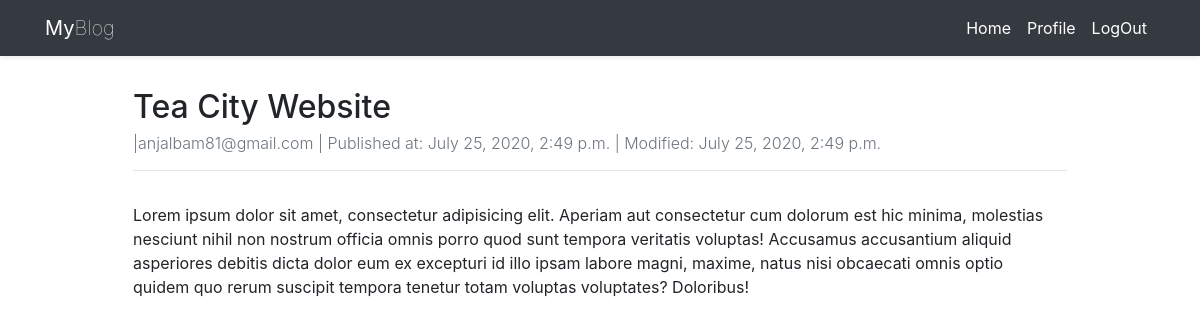
The page /tea-city-website-z7857/ (signed in) on the database its author committed.
### blog/models.py (models this page shows)
class BlogPost(models.Model):
    published_at = models.DateTimeField(auto_now_add=True)
    modified_at = models.DateTimeField(auto_now=True)
    title = models.CharField(max_length=200)
    slug = models.SlugField()
    description = models.TextField()
    author = models.ForeignKey(USER, on_delete=models.CASCADE)

### user/models.py (models this page shows)
class CustomUser(AbstractUser):
    email = models.EmailField(unique=True)
    groups = models.ManyToManyField(
            Group,
            verbose_name=_('groups'),
            blank=True,
            help_text=_(
                    'The groups this user belongs to. A user will get all permissions '
                    'granted to each of their groups.'
            ),
            related_name="custom_user_set",
            related_query_name="custom_user",
    )
    user_permissions = models.ManyToManyField(
            Permission,
            verbose_name=_('user permissions'),
            blank=True,
            help_text=_('Specific permissions for this user.'),
            related_name="custom_user_set",
            related_query_name="custom_user",
    )
    USERNAME_FIELD = 'email'
    REQUIRED_FIELDS = ['username']

### blog/views.py (the view)
# urls.py: path('<slug:slug>/', BlogDetailView.as_view(), name='detail'),
@method_decorator(login_required, name='dispatch')
class BlogDetailView(View):
    model = BlogPost
    template_name = 'blog/detail.html'
    def get(self, request, slug, *args, **kwargs):
        post = self.model.objects.get(slug=slug)
        print(BlogPost.objects.get(slug=slug))
        print(post)
        return render(request, self.template_name, {'post': post})

### blog/templates/blog/detail.html (shortened to what this page needs)
{% extends 'base.html' %}
{% block content %}
  <div class="container mt-4">
  <div class="row">
        <div class="col-md-10 col-sm-12 p-2 mx-auto">
          <div class="title">
            <h2 class="font-weight-regular">{{ post.title }}</h2>
            <h6 class="text-muted font-weight-light">
              <a href="{% url 'accounts:profile' post.author.id %}"
                 class="text-muted
              ">{{ post.author.name }}|{{ post.author }}</a> | Published at:
              {{ post.published_at }} |
              Modified: {{ post.modified_at }}
            </h6>
          </div>
          <hr>
          <div class="description">
            <p class="pl-0 pt-3 pr-3 pb-3 mt-3">
                {{ post.description }}
            </p>
          </div>
        </div>
      </div>
  </div>
{% endblock content %}

### static/css/main.css (style rules this page uses)
body { padding-top: 56px; }

### rows shown on the page
BlogPost: title "Tea City Website", author "anjalbam81@gmail.com", published_at "July 25, 2020, 2:49 p.m.", modified_at "July 25, 2020, 2:49 p.m.", description "Lorem ipsum dolor sit amet, consectetur adipisicing elit. Aperiam aut consectetur cum dolorum est hic minima, molestias nesciunt nihil non nostrum officia omnis porro quod sunt tempora veritatis voluptas! Accusamus accusantium aliquid asperiores debitis dicta dolor eum ex excepturi id illo ipsam labore magni, maxime, natus nisi obcaecati omnis optio quidem quo rerum suscipit tempora tenetur totam voluptas voluptates? Doloribus!"
